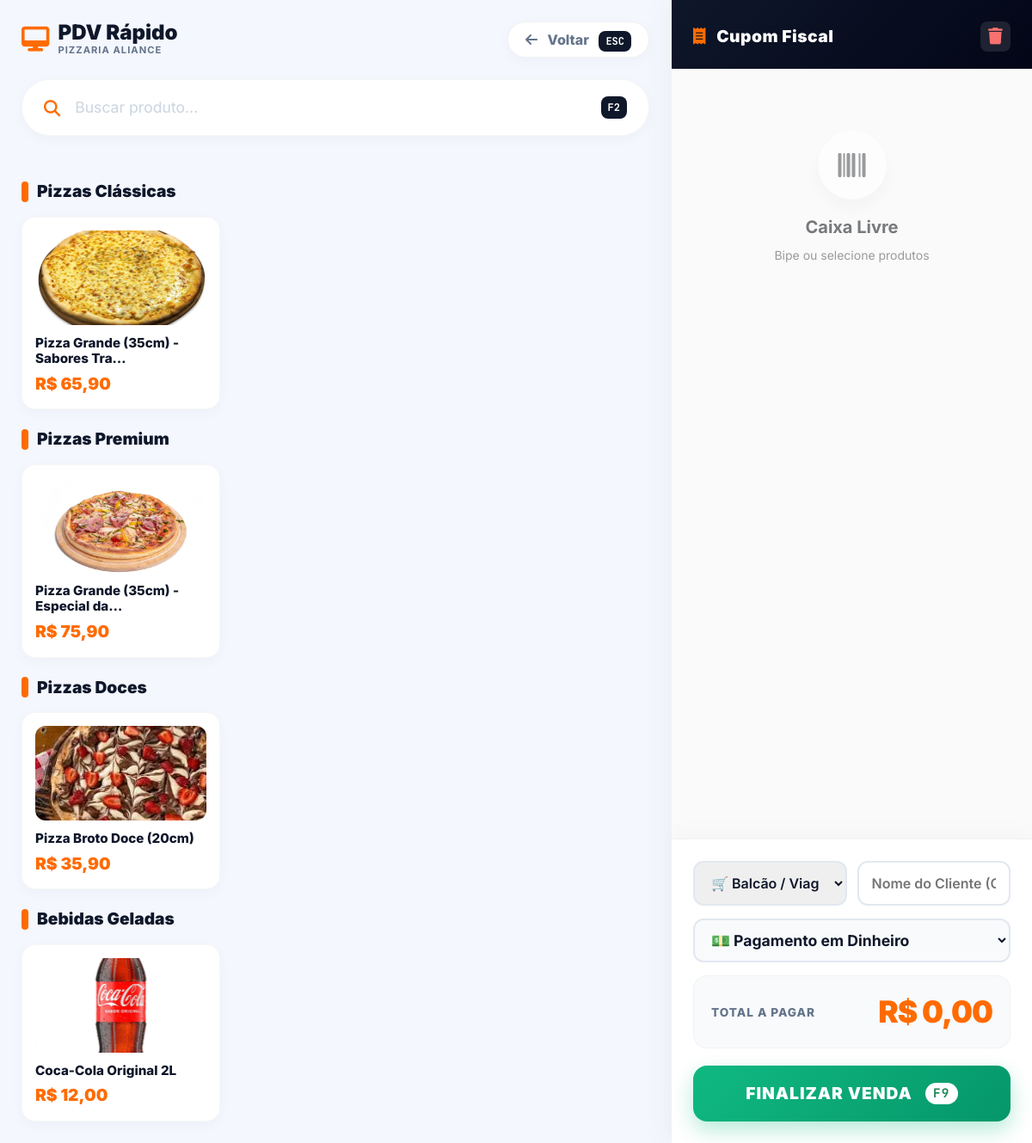
Screenshot of /caixa/ (signed in) with the database file from the repository.
### core/models.py (models this page shows, shortened)
class Restaurante(models.Model):
    dono = models.OneToOneField(User, on_delete=models.CASCADE, related_name='restaurante_saas')
    nome = models.CharField(max_length=100, verbose_name="Nome do Restaurante")
    slug = models.SlugField(unique=True, help_text="Nome na URL. Ex: salgadinho-lanches")
    telefone = models.CharField(max_length=20, blank=True, null=True, verbose_name="WhatsApp")
    endereco = models.TextField(blank=True, null=True, verbose_name="Endereço Físico")
    cep = models.CharField(max_length=15, blank=True, null=True, verbose_name="CEP")
    aberta = models.BooleanField(default=True, verbose_name="Botão de Pânico (Forçar Abertura/Fechamento)")
    tempo_entrega = models.CharField(max_length=50, default="30-45 min", blank=True, null=True, verbose_name="Previsão de Entrega")
    horario_abertura = models.TimeField(default=datetime.time(18, 0), verbose_name="Abre às")
    horario_fechamento = models.TimeField(default=datetime.time(0, 0), verbose_name="Fecha às")
    mensagem_fechado = models.CharField(max_length=200, default="Estamos fechados no momento. Voltamos às 18h!", verbose_name="Aviso de Loja Fechada")
    abre_segunda = models.BooleanField("Abre Segunda", default=True)
    abre_terca = models.BooleanField("Abre Terça", default=True)
    abre_quarta = models.BooleanField("Abre Quarta", default=True)
    abre_quinta = models.BooleanField("Abre Quinta", default=True)
    abre_sexta = models.BooleanField("Abre Sexta", default=True)
    abre_sabado = models.BooleanField("Abre Sábado", default=True)
    abre_domingo = models.BooleanField("Abre Domingo", default=True)
    logo = models.ImageField(upload_to='logos_restaurantes/', null=True, blank=True, verbose_name="Logótipo da Loja")
    cor_principal = models.CharField(max_length=7, default="#FF6B00", verbose_name="Cor Principal (HEX)")
    mp_access_token = models.CharField(max_length=255, blank=True, null=True, verbose_name="Token Mercado Pago")
    ultramsg_instance = models.CharField(max_length=100, blank=True, null=True, verbose_name="ID Instância UltraMsg")
    ultramsg_token = models.CharField(max_length=100, blank=True, null=True, verbose_name="Token UltraMsg")
    lat_padrao = models.CharField(max_length=50, default='-22.7561', verbose_name="Latitude da Loja")
    lng_padrao = models.CharField(max_length=50, default='-43.4607', verbose_name="Longitude da Loja")
    criado_em = models.DateTimeField(auto_now_add=True)
    STATUS_ASSINATURA = (
        ('TRIAL', 'Período de Teste (Grátis)'),
        ('ATIVO', 'Assinatura Ativa'),
        ('VENCIDO', 'Pagamento Atrasado (Bloqueado)'),
    )
    status_assinatura = models.CharField(max_length=20, choices=STATUS_ASSINATURA, default='TRIAL', verbose_name="Status do Plano")
    vencimento_assinatura = models.DateField(null=True, blank=True, verbose_name="Vencimento da Mensalidade")
    valor_mensalidade = models.DecimalField(max_digits=10, decimal_places=2, default=149.90, verbose_name="Valor do Plano (R$)")
    class Meta:
        verbose_name = "Restaurante (Loja)"
        verbose_name_plural = "Restaurantes (Lojas)"

class Categoria(models.Model):
    restaurante = models.ForeignKey(Restaurante, on_delete=models.CASCADE)
    nome = models.CharField(max_length=50)
    ordem = models.IntegerField(default=0)
    class Meta:
        ordering = ['ordem']

class Produto(models.Model):
    restaurante = models.ForeignKey(Restaurante, on_delete=models.CASCADE)
    categoria = models.ForeignKey(Categoria, on_delete=models.PROTECT)
    nome = models.CharField(max_length=100)
    descricao = models.TextField(blank=True)
    preco = models.DecimalField(max_digits=10, decimal_places=2)
    imagem = models.ImageField(upload_to='produtos/', blank=True, null=True)
    ativo = models.BooleanField(default=True)
    tempo_preparo_estimado = models.IntegerField(default=20, help_text="Minutos")
    adicionais_disponiveis = models.ManyToManyField(Adicional, blank=True)
    sabores = models.CharField(max_length=500, blank=True, null=True, help_text="Ex: Coxinha, Bolinha de Queijo, Kibe (separe por vírgula)")
    TIPO_ESCOLHA_CHOICES = (
        ('CHECKBOX', 'Múltipla Escolha (Ex: Pizza Meio a Meio, Açaí)'),
        ('QUANTIDADE', 'Quantidade Exata (Ex: 100 Salgadinhos)'),
    )
    tipo_escolha_sabores = models.CharField(
        max_length=15,
        choices=TIPO_ESCOLHA_CHOICES,
        default='CHECKBOX',
        verbose_name="Como o cliente escolhe os Sabores?"
    )
    limite_sabores = models.IntegerField(
        default=2,
        verbose_name="Limite de Sabores / Quantidade permitida"
    )

### core/views.py (the view)
# urls.py: path('caixa/', caixa_balcao, name='caixa_balcao'),
@login_required(login_url='/accounts/login/')
def caixa_balcao(request):
    restaurante = request.user.restaurante_saas
    categorias = Categoria.objects.filter(restaurante=restaurante).prefetch_related('produto_set')
    mesas = Mesa.objects.filter(restaurante=restaurante)
    return render(request, 'core/caixa.html', {'categorias': categorias, 'mesas': mesas, 'restaurante': restaurante})

### core/templates/core/caixa.html (shortened to what this page needs)
{% load static %}
<!DOCTYPE html>
<html lang="pt-br">
<head>
    <link href="https://cdn.jsdelivr.net/npm/bootstrap@5.3.0/dist/css/bootstrap.min.css" rel="stylesheet">
    <link href="https://cdnjs.cloudflare.com/ajax/libs/font-awesome/6.4.0/css/all.min.css" rel="stylesheet">
</head>
<body>
<div class="pdv-container">
    <div class="left-panel">
        <div class="pdv-header">
            <div class="brand-pdv">
                <i class="fas fa-desktop"></i>
                <div>
                    <div style="line-height: 1;">PDV Rápido</div>
                    <div style="font-size: 0.7rem; font-weight: 700; color: var(--text-muted); text-transform: uppercase; letter-spacing: 1px;">{{ restaurante.nome|default:"Torre de Controle" }}</div>
                </div>
            </div>
            <a href="{% url 'dashboard' %}" class="btn-voltar"><i class="fas fa-arrow-left me-2"></i> Voltar <span class="key-badge ms-2">ESC</span></a>
        </div>
        <div class="search-bar">
            <i class="fas fa-search" style="color: var(--primary); font-size: 1.2rem;"></i>
            <input type="text" id="searchPDV" class="search-input" placeholder="Buscar produto..." onkeyup="filtrarProdutos()">
            <span class="key-badge">F2</span>
        </div>
        <div id="lista-produtos">
            {% for cat in categorias %}
            {% if cat.produto_set.exists %}
            <div class="cat-group" data-cat="{{ cat.nome|lower }}">
                <div class="cat-title">{{ cat.nome }}</div>
                <div class="prod-grid">
                    {% for prod in cat.produto_set.all %}
                    <div class="prod-card"
                         onclick="addToCart({{ prod.id }}, '{{ prod.nome|escapejs }}', {{ prod.preco|stringformat:'.2f' }})"
                         data-name="{{ prod.nome|lower }}">
                        {% if prod.imagem %}
                        <img src="{{ prod.imagem.url }}" class="prod-img">
                        {% else %}
                        <div class="prod-img d-flex align-items-center justify-content-center" style="background: #FFF5F0; color: #FF9B4D; font-size: 2rem;"><i class="fas fa-hamburger"></i></div>
                        {% endif %}
                        <div>
                            <div class="prod-name">{{ prod.nome|truncatechars:35 }}</div>
                            <div class="prod-price">R$ {{ prod.preco }}</div>
                        </div>
                    </div>
                    {% endfor %}
                </div>
            </div>
            {% endif %}
            {% endfor %}
        </div>
    </div>
    <div class="right-panel">
        <div class="cart-header">
            <div class="cart-title">
                <span><i class="fas fa-receipt me-2" style="color: var(--primary);"></i> Cupom Fiscal</span>
                <button class="btn-clear" onclick="clearCart()" title="Limpar Cupom"><i class="fas fa-trash"></i></button>
            </div>
        </div>
        <div class="cart-body" id="cartItems">
            <div class="text-center text-muted mt-5 p-4" style="opacity: 0.6;">
                <div style="width: 80px; height: 80px; background: white; border-radius: 50%; display: flex; align-items: center; justify-content: center; margin: 0 auto 20px; box-shadow: 0 10px 20px rgba(0,0,0,0.05);">
                    <i class="fas fa-barcode fa-2x"></i>
                </div>
                <h5 class="fw-bold text-dark">Caixa Livre</h5>
                <small>Bipe ou selecione produtos</small>
            </div>
        </div>
        <div class="cart-footer">
            <div class="config-row">
                <select class="input-pdv w-50" id="mesaSelect">
                    <option value="">🛒 Balcão / Viagem</option>
                </select>
                <input type="text" class="input-pdv w-50" id="clienteNome" placeholder="Nome do Cliente (Opcional)">
            </div>
            <div class="config-row">
                 <select class="input-pdv w-100 fw-bold" id="pgtoSelect" style="font-size: 1.1rem; background: #F8FAFC;">
                    <option value="DINHEIRO">💵 Pagamento em Dinheiro</option>
                </select>
            </div>
            <div class="total-display">
                <div class="total-label">Total a Pagar</div>
                <div class="total-val" id="cartTotal">R$ 0,00</div>
            </div>
            <button class="btn-checkout" onclick="finalizarVenda()">
                <span>FINALIZAR VENDA</span>
                <span class="badge bg-white text-success rounded-pill" style="font-family: 'JetBrains Mono'; font-size: 0.9rem;">F9</span>
            </button>
        </div>
    </div>
</div>
</body>
</html>

### core/templates/core/caixa.html (style rules this page uses)
:root { --primary: #FF6B00; --primary-light: #FF9B4D; --text-dark: #0F172A; --text-muted: #64748B; --bg-app: #F4F7FE; --card-bg: #FFFFFF; --shadow-soft: 0 4px 15px rgba(0, 0, 0, 0.03); --radius-md: 16px; }
body { background-color: var(--bg-app); font-family: 'Inter', sans-serif; height: 100vh; overflow: hidden; margin: 0; }
.pdv-container { display: grid; grid-template-columns: 1fr 420px; height: 100vh; }
.left-panel { padding: 25px; overflow-y: auto; display: flex; flex-direction: column; background: var(--bg-app); }
.pdv-header { display: flex; justify-content: space-between; align-items: center; margin-bottom: 25px; }
.brand-pdv { font-weight: 900; font-size: 1.5rem; color: var(--text-dark); display: flex; align-items: center; gap: 10px; }
.brand-pdv i { color: var(--primary); font-size: 1.8rem; }
.btn-voltar { background: white; border: 1px solid rgba(0,0,0,0.05); color: var(--text-muted); font-weight: 800; border-radius: 50px; padding: 8px 20px; transition: 0.3s; text-decoration: none; box-shadow: var(--shadow-soft); }
.search-bar { background: white; padding: 18px 25px; border-radius: 50px; box-shadow: var(--shadow-soft); margin-bottom: 30px; display: flex; gap: 15px; align-items: center; border: 1px solid rgba(0,0,0,0.03); transition: 0.3s; }
.search-input { border: none; font-size: 1.1rem; width: 100%; outline: none; font-weight: 600; color: var(--text-dark); }
.search-input::placeholder { color: #CBD5E1; font-weight: 400; }
.key-badge { background: var(--text-dark); color: white; padding: 4px 8px; border-radius: 8px; font-size: 0.75rem; font-family: 'JetBrains Mono', monospace; font-weight: 700; }
.cat-title { font-weight: 900; color: var(--text-dark); margin: 20px 0 15px; font-size: 1.2rem; display: flex; align-items: center; gap: 10px; }
.cat-title::before { content: ''; width: 8px; height: 24px; background: var(--primary); border-radius: 4px; }
.prod-grid { display: grid; grid-template-columns: repeat(auto-fill, minmax(180px, 1fr)); gap: 18px; }
.prod-card { background: white; border-radius: var(--radius-md); padding: 15px; cursor: pointer; transition: 0.3s; border: 1px solid rgba(0,0,0,0.03); user-select: none; position: relative; overflow: hidden; height: 100%; display: flex; flex-direction: column; justify-content: space-between; box-shadow: var(--shadow-soft); }
.prod-img { height: 110px; width: 100%; object-fit: cover; border-radius: 12px; margin-bottom: 12px; background: #f1f5f9; }
.prod-name { font-weight: 800; color: var(--text-dark); line-height: 1.2; margin-bottom: 5px; font-size: 0.95rem; }
.prod-price { font-weight: 900; color: var(--primary); font-size: 1.2rem; }
.right-panel { background: white; border-left: 1px solid rgba(0,0,0,0.05); display: flex; flex-direction: column; height: 100vh; box-shadow: -10px 0 30px rgba(0,0,0,0.03); z-index: 10; }
.cart-header { background: linear-gradient(135deg, var(--text-dark), #020617); color: white; padding: 25px 25px 20px; }
.cart-title { font-weight: 900; font-size: 1.2rem; margin: 0; display: flex; justify-content: space-between; align-items: center; letter-spacing: 0.5px; }
.btn-clear { background: rgba(255,255,255,0.1); border: none; color: #F87171; width: 35px; height: 35px; border-radius: 8px; transition: 0.2s; }
.cart-body { flex: 1; overflow-y: auto; padding: 0; background: #FAFAFA; }
.cart-footer { background: white; padding: 25px; border-top: 1px solid rgba(0,0,0,0.05); box-shadow: 0 -10px 20px rgba(0,0,0,0.02); }
.config-row { display: flex; gap: 12px; margin-bottom: 15px; }
.input-pdv { border-radius: 12px; border: 2px solid #E2E8F0; padding: 12px 15px; font-weight: 600; color: var(--text-dark); outline: none; transition: 0.3s; }
.total-display { background: #F8FAFC; border-radius: 16px; padding: 15px 20px; display: flex; justify-content: space-between; align-items: center; margin-bottom: 20px; border: 1px solid rgba(0,0,0,0.03); }
.total-label { font-weight: 800; color: var(--text-muted); text-transform: uppercase; font-size: 0.85rem; letter-spacing: 1px; }
.total-val { font-size: 2.2rem; font-weight: 900; color: var(--primary); letter-spacing: -1px; }
.btn-checkout { width: 100%; background: linear-gradient(135deg, #10B981, #059669); color: white; border: none; padding: 18px; border-radius: 16px; font-weight: 900; font-size: 1.2rem; text-transform: uppercase; cursor: pointer; transition: 0.3s; display: flex; justify-content: center; align-items: center; gap: 15px; box-shadow: 0 10px 25px rgba(16, 185, 129, 0.3); letter-spacing: 1px; }

### rows the page displays
Restaurante: nome "PIZZARIA ALIANCE"
Categoria: nome "Pizzas Clássicas"
Produto: imagem (picture), nome "Pizza Grande (35cm) - Sabores Tra…", preco "65,90"
Categoria: nome "Pizzas Premium"
Produto: imagem (picture), nome "Pizza Grande (35cm) - Especial da…", preco "75,90"
Categoria: nome "Pizzas Doces"
Produto: imagem (picture), nome "Pizza Broto Doce (20cm)", preco "35,90"
Categoria: nome "Bebidas Geladas"
Produto: imagem (picture), nome "Coca-Cola Original 2L", preco "12,00"
